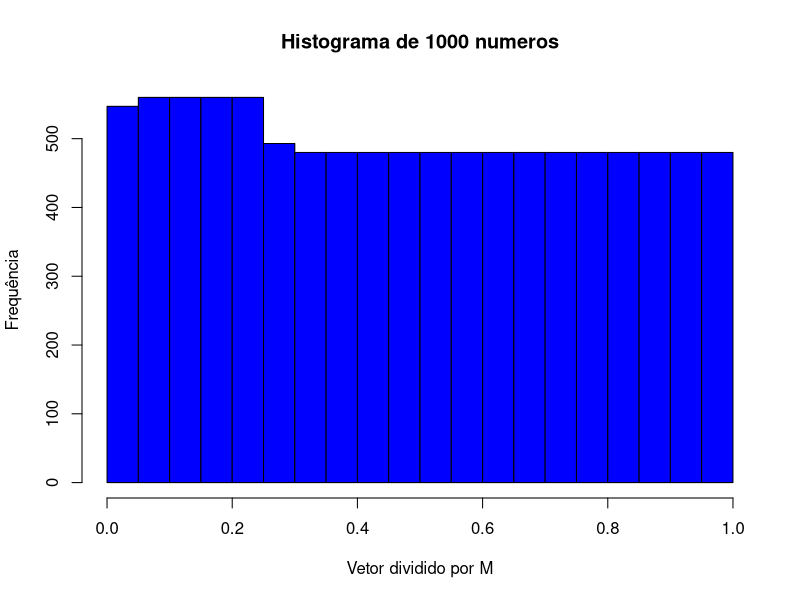

Here is the R script that generated this plot: (Note: this script raises an error after producing the figure.)
#questao 1
m <- 8000         
a <- 1           
c <- 5         
s <- 67       
vetor <- numeric()  
vetor[1] <- s        
for (i in 2:10000)
{
  vetor[i] <- (a * vetor[i-1] + c) %% m
}
u = vetor / m
hist(u,main = "Histograma de 1000 numeros", col = "blue",xlab = "Vetor dividido por M",ylab = "Frequência")

#questao 2
u <- runif(1000,0,1)
x <- sqrt(vetor)
hist()
#questao3
poisson <- rpois(1000,5)
hist(poisson,main = "Histograma de de 1000 valores", col = "blue")

#questao 4

vetor = numeric()
for (i in 1:1000) {
  vetor[i] = rnorm(1000,100*5,100*1)
}
n = 100
u = 5
valores = 1000
sigma = 1
hist(vetor)
a = seq(1:1000)
x <- list(a)
print(x)
x = as.list.numeric_version(x)
b =rapply(x, rnorm(valores,n+u,n*sigma))
print(b)
